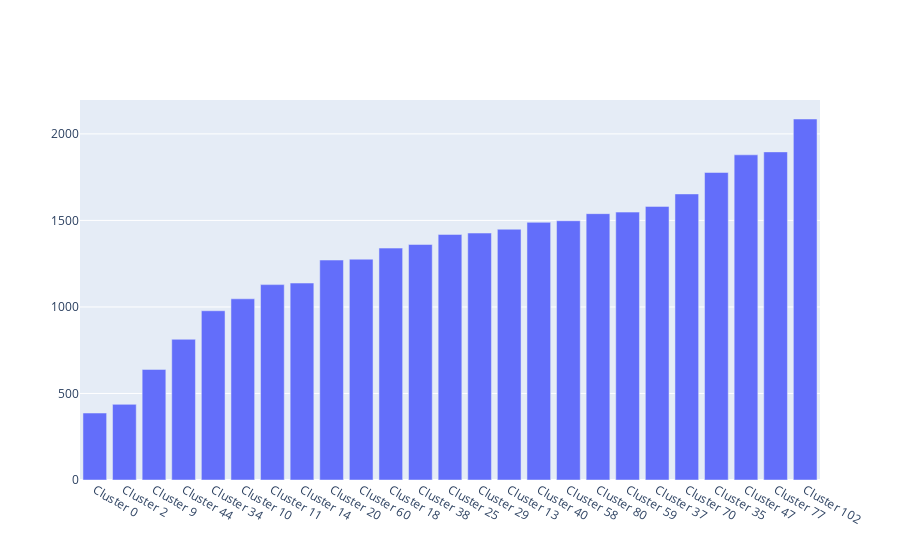

Notebook source saved alongside this figure:
### Code cell
import ipywidgets as widgets
import plotly.graph_objs as go
from IPython.display import display

# Assuming `cluster_info` is a dictionary with cluster ids as keys and dictionaries with 'average_rank' and 'genre_counts' as values

# Prepare data for plotting
sorted_cluster_ids = sorted(cluster_info, key=lambda x: cluster_info[x]['average_rank'])
cluster_ids = [f"Cluster {cluster_id}" for cluster_id in sorted_cluster_ids]
average_ranks = [round(cluster_info[cluster_id]['average_rank']) for cluster_id in sorted_cluster_ids]

# Create the bar chart
bar_chart = go.Figure(data=[
    go.Bar(x=cluster_ids, y=average_ranks, name='Average Rank')
])

# Initialize the pie chart
pie_chart = go.FigureWidget()

# Function to update pie chart based on selected bar
def update_pie_chart(change):
    cluster_id_str = change['new']
    if cluster_id_str:
        cluster_id = int(cluster_id_str.split()[1])
        genres = list(cluster_info[cluster_id]['genre_counts'].keys())
        counts = list(cluster_info[cluster_id]['genre_counts'].values())

        # Update the pie chart
        pie_chart.data = []
        pie_chart.add_trace(go.Pie(labels=genres, values=counts))

# Interactive widget for selecting bar
bar_select = widgets.Dropdown(
    options=cluster_ids,
    description='Select Cluster:',
    disabled=False,
)
bar_select.observe(update_pie_chart, names='value')

# Display widgets and initial charts
display(bar_select)
display(bar_chart)
display(pie_chart)

### Figure 1 — Plotly figure (JSON) as saved in the notebook; plotly's stock layout.template omitted (floating-point values rounded to 4 significant figures)
{"data": [{"name": "Average Rank", "type": "bar", "x": ["Cluster 0", "Cluster 2", "Cluster 9", "Cluster 44", "Cluster 34", "Cluster 10", "Cluster 11", "Cluster 14", "Cluster 20", "Cluster 60", "Cluster 18", "Cluster 38", "Cluster 25", "Cluster 29", "Cluster 13", "Cluster 40", "Cluster 58", "Cluster 80", "Cluster 59", "Cluster 37", "Cluster 70", "Cluster 35", "Cluster 47", "Cluster 77", "Cluster 102"], "y": [387, 437, 639, 813, 978, 1047, 1129, 1138, 1271, 1276, 1340, 1361, 1419, 1427, 1449, 1489, 1498, 1539, 1548, 1581, 1653, 1777, 1879, 1896, 2086]}], "layout": {}}
